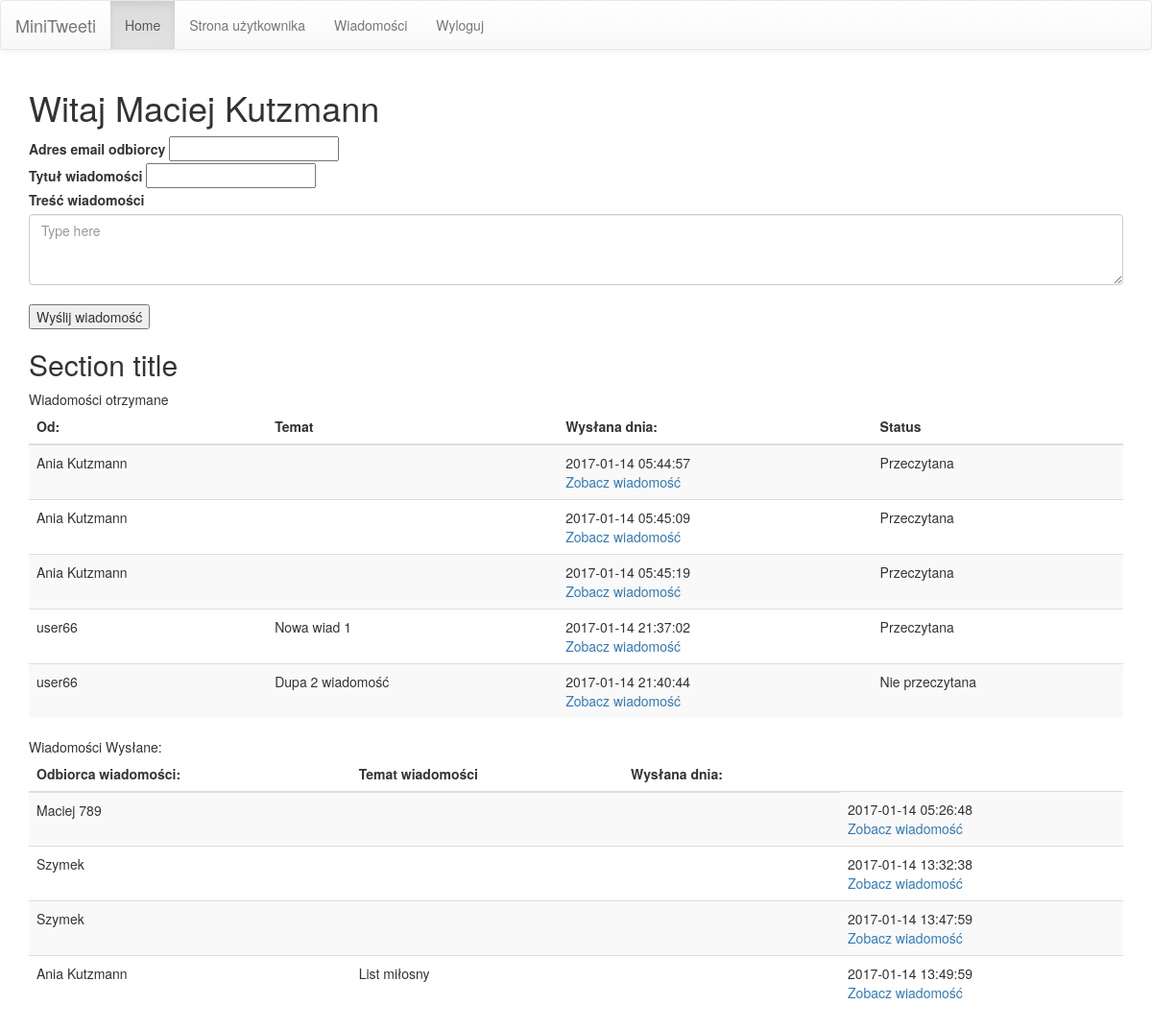
Page /meesagePanel.php (signed in) on the committed database.
### tables this page shows
CREATE TABLE `Users` (
  `id` int(11) NOT NULL,
  `email` varchar(255) NOT NULL,
  `name` varchar(255) NOT NULL,
  `hashed_password` varchar(255) NOT NULL
);

CREATE TABLE `Meesages` (
  `id` int(11) NOT NULL,
  `sender` int(11) DEFAULT NULL,
  `reciver` int(11) DEFAULT NULL,
  `creation_date` datetime DEFAULT NULL,
  `text` varchar(255) DEFAULT NULL,
  `status` int(11) NOT NULL,
  `meesage_subject` varchar(255) DEFAULT NULL
);

### src/User.php (called while the page is built, shortened)
<?php
class User {
    private $name;
    public function __construct() {
        $this->name = '';
    }
    public function setName($name) {
        if (is_string($name) && strlen(trim($name)) > 0) {
            $this->name = trim($name);
        }
    }
    public function getName() {
        return $this->name;
    }
    static public function loadUserById(mysqli $connection, $id) {
        $query = " SELECT * FROM Users WHERE id =" . $connection->real_escape_string($id);
        $res = $connection->query($query);
        if ($res && $res->num_rows == 1) {
            $row = $res->fetch_assoc();
            $user = new User();
            $user->id = $row['id'];
            $user->setName($row['name']);
            $user->setEmail($row['email']);
            $user->hashedPassword = $row['hashed_password'];
            return $user;
        }
        return null;
    }
}

### src/Meesages.php (called while the page is built, shortened)
<?php
class Meesages {
    private $id;
    private $sender;
    private $reciver;
    private $creation_date;
    private $status;
    private $meesage_subject;
    public function __construct() {
        $this->id = -1;
        $this->sender = '';
        $this->reciver = '';
        $this->creation_date = '';
        $this->status = 0;
        $this->meesage_subject = '';
    }
    public function getMeesage_subject() {
        return $this->meesage_subject;
    }
    public function getCreation_date() {
        return $this->creation_date;
    }
    public function getId() {
        return $this->id;
    }
    public function getSender() {
        return $this->sender;
    }
    public function getReciver() {
        return $this->reciver;
    }
    public function getStatus() {
        return $this->status;
    }
    static function loadAllMeesagesByUserId(mysqli $connection, $id) {
        $query = "SELECT * FROM Meesages WHERE Meesages.reciver="
                . $connection->real_escape_string($id);
        $result = $connection->query($query);
        $meesages = [];
        if ($result) {
            foreach ($result as $row) {
                $newMeesage = new Meesages();
                $newMeesage->id = $row['id'];
                $newMeesage->reciver = $row['reciver'];
                $newMeesage->sender = $row['sender'];
                $newMeesage->status = $row['status'];
                $newMeesage->text = $row['text'];
                $newMeesage->creation_date = $row['creation_date'];
                $newMeesage->meesage_subject = $row['meesage_subject'];
                $meesages[] = $newMeesage;
            }
        }
        return $meesages;
    }
    static function loadAllMeesagesSentBySenderId(mysqli $connection, $id) {
        $query = "SELECT * FROM Meesages WHERE Meesages.sender="
                . $connection->real_escape_string($id);
        $result = $connection->query($query);
        $meesages = [];
        if ($result) {
            foreach ($result as $row) {
                $newMeesage = new Meesages();
                $newMeesage->id = $row['id'];
                $newMeesage->reciver = $row['reciver'];
                $newMeesage->sender = $row['sender'];
                $newMeesage->status = $row['status'];
                $newMeesage->text = $row['text'];
                $newMeesage->creation_date = $row['creation_date'];
                $newMeesage->meesage_subject = $row['meesage_subject'];
                $meesages[] = $newMeesage;
            }
        }
        return $meesages;
    }
}

### meesagePanel.php (the view, shortened to what this page needs)
<?php
require_once 'src/User.php';
require_once 'src/Meesages.php';
require_once 'connection.php';
?>
<!DOCTYPE html>
<html lang="en">
    <head>
        <link rel="stylesheet" href="https://maxcdn.bootstrapcdn.com/bootstrap/3.3.7/css/bootstrap.min.css">
        <link rel="stylesheet" href="https://maxcdn.bootstrapcdn.com/bootstrap/3.3.7/css/bootstrap-theme.min.css">
    </head>
    <body>
        <nav class="navbar navbar-default">
            <div class="container-fluid">
                <div class="navbar-header">
                    <a class="navbar-brand" href="#">MiniTweeti</a>
                </div>
                <ul class="nav navbar-nav">
                    <li class="active"><a href="#">Home</a></li>
                    <li><a href="user_page.php">Strona użytkownika</a></li>
                    <li><a href="meesagePanel.php">Wiadomości</a></li>
                    <li><a href="logout.php">Wyloguj</a></li>
                </ul>
            </div>
        </nav>
        <div class="container">
            <h1> Witaj <?php echo User::loadUserById($conn, $_SESSION['userId'])->getName(); ?></h1>
            <form action="#" method="POST">
                <label for="reciver">Adres email odbiorcy</label>
                <input type="text" name="reciver">
                <br><label for='meesage_subject'>Tytuł wiadomości</label>
                <input type="text" name="meesage_subject">
                <br><label>Treść wiadomości</label>
                <br>
                <textarea class="form-control" name="newMeesage" rows="3" placeholder="Type here" maxlength="255"></textarea>
                <br>
                <input type="submit" value="Wyślij wiadomość">
            </form>
            <h2 class="sub-header">Section title</h2>
            <div class="table-responsive">
                Wiadomości otrzymane
                <table class="table table-striped">
                    <thead>
                        <tr>
                            <th>Od:</th>
                            <th>Temat</th>
                            <th>Wysłana dnia:</th>
                            <th>Status</th>
                        </tr>
                    </thead>
                    <tbody>
                        <?php
                        $allMeesages = Meesages::loadAllMeesagesByUserId($conn, $_SESSION['userId']);
                        foreach ($allMeesages as $value) {
                            echo '<tr>';
                            echo "<td>" . User::loadUserById($conn, $value->getSender())->getName() . "</td>";
                            echo "<td>" . $value->getMeesage_subject() . "</td>";
                            echo "<td>" . $value->getCreation_date();
                            echo '<br><a href="meesageDetails.php?id=' . $value->getId() . '&read=1">Zobacz wiadomość</a>';
                            echo '</td>';
                            echo '<td>';
                            switch ($value->getStatus()) {
                                case 0:
                                    echo 'Nie przeczytana';
                                    break;
                                case 1:
                                    echo 'Przeczytana';
                                    break;
                            }
                            echo '</td></tr>';
                        }
                        ?>
                    </tbody>
                </table>
                Wiadomości Wysłane:
                <table class="table table-striped">
                    <thead>
                        <tr>
                            <th>Odbiorca wiadomości:</th>
                            <th>Temat wiadomości</th>
                            <th>Wysłana dnia:</th>
                        </tr>
                    </thead>
                    <tbody>
                        <?php
                        $allMeesagesSent = Meesages::loadAllMeesagesSentBySenderId($conn, $_SESSION['userId']);
                        foreach ($allMeesagesSent as $value) {
                            echo '<tr>';
                            echo "<td>" . User::loadUserById($conn, $value->getReciver())->getName() . "</td>";
                            echo '<td>' . $value->getMeesage_subject() . '<td>';
                            echo "<td>" . $value->getCreation_date();
                            echo '<br><a href="meesageDetails.php?id=' . $value->getId() . '">Zobacz wiadomość</a>';
                            echo '</td>';
                            echo '</tr>';
                        }
                        ?>
                    </tbody>
                </table>
            </div>
        </div>
    </body>
</html>

### rows in the picture
users: name "Maciej Kutzmann"
meesages: sender.email "Ania Kutzmann", creation_date "2017-01-14 05:44:57", status "Przeczytana"
meesages: sender.email "Ania Kutzmann", creation_date "2017-01-14 05:45:09", status "Przeczytana"
meesages: sender.email "Ania Kutzmann", creation_date "2017-01-14 05:45:19", status "Przeczytana"
meesages: sender.email "user66", meesage_subject "Nowa wiad 1", creation_date "2017-01-14 21:37:02", status "Przeczytana"
meesages: sender.email "user66", meesage_subject "Dupa 2 wiadomość", creation_date "2017-01-14 21:40:44", status "Nie przeczytana"
meesages: reciver.email "Maciej 789", creation_date "2017-01-14 05:26:48"
meesages: reciver.email "Szymek", creation_date "2017-01-14 13:32:38"
meesages: reciver.email "Szymek", creation_date "2017-01-14 13:47:59"
meesages: reciver.email "Ania Kutzmann", meesage_subject "List miłosny", creation_date "2017-01-14 13:49:59"
